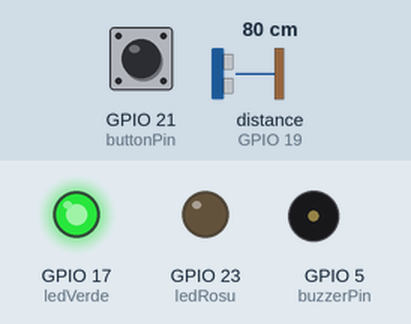
This sketch was run on a simulated ESP32. Shown: output pins drawn as LEDs (lit = HIGH), buzzer (waves = sounding). The test bench sets the inputs (shaded band); at power-on: GPIO 21 (buttonPin) HIGH, distance to the obstacle (sensor on GPIO 19) 80 cm. The echo pulse lasts 58.3 µs per cm; WiFi joins after 1.5 s; servers stay silent unless stated; not simulated (calls return 0 or success): secrets.h; pins used as bus, display or sensor lines are not drawn.

Above: at 3.0 s.
3.1 s: GPIO 21 (buttonPin) pulled LOW for 0.15 s
At 4.5 s:
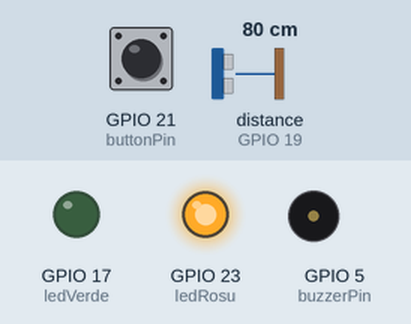
4.8 s: distance to the obstacle (sensor on GPIO 19) set to 22 cm
6.3 s: distance to the obstacle (sensor on GPIO 19) set to 19 cm
At 7.0 s:
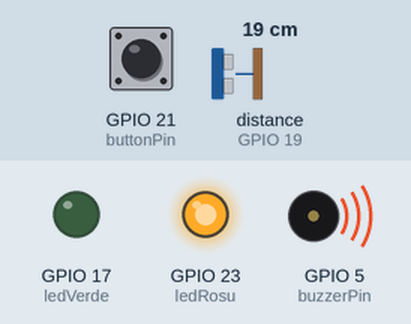
7.8 s: distance to the obstacle (sensor on GPIO 19) set to 35 cm
At 9.0 s:
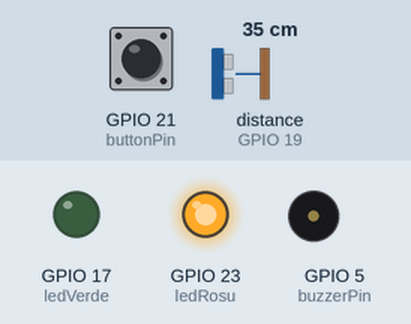
9.3 s: distance to the obstacle (sensor on GPIO 19) set to 2 cm
At 10.7 s:
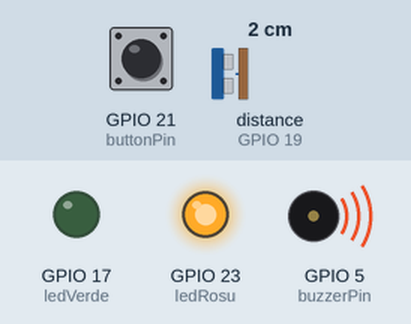
Timing chart, 0 to 11.8 s (numbered marks = the images above; inputs shaded):
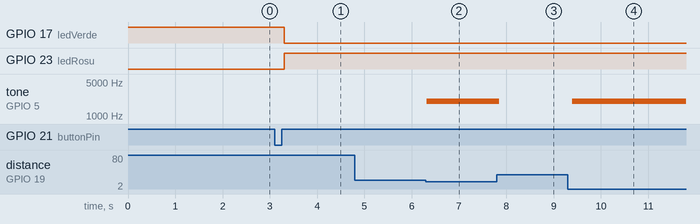

Measured:
- the behaviour switches between 21 and 20 cm on distance to the obstacle (sensor on GPIO 19) (found by bisection; images 1 and 2)
- after the input at 3.1 s, GPIO 17 (ledVerde): HIGH → LOW after 0.21 s; GPIO 23 (ledRosu): LOW → HIGH after 0.21 s
- after the input at 4.8 s, every drawn part: stays the same
- after the input at 6.3 s, tone on GPIO 5 (buzzerPin): silent → 2000 Hz at once
- after the input at 7.8 s, tone on GPIO 5 (buzzerPin): 2000 Hz → silent after 0.05 s
- after the input at 9.3 s, tone on GPIO 5 (buzzerPin): silent → 2000 Hz after 0.09 s

The sketch:

Proiect_led_senzordistanta_alarma_miscare_buzzerSItelefon.ino
```cpp
// secrets.h contine BLYNK_TEMPLATE_ID / NAME / AUTH_TOKEN si WIFI_SSID / WIFI_PASS.
// Trebuie inclus INAINTE de <BlynkSimpleEsp32.h> (Blynk citeste define-urile la include).
#include "secrets.h"

#include <WiFi.h>
#include <BlynkSimpleEsp32.h>

char auth[] = BLYNK_AUTH_TOKEN;
char ssid[] = WIFI_SSID;
char pass[] = WIFI_PASS;

int ledRosu = 23;
int ledVerde = 17;
int buzzerPin = 5;
int echoPin = 19;
int trigPin = 18;
float duration, distance;
bool alertaTrimisa = false;
int buttonPin = 21;
bool sistemArmat = false;
bool ultimaStareButon = HIGH;
void setup(){
  Serial.begin(115200);
  pinMode(ledRosu, OUTPUT);
  pinMode(ledVerde, OUTPUT);
  pinMode(buttonPin, INPUT_PULLUP);
  pinMode(trigPin, OUTPUT);
  pinMode(echoPin, INPUT);

  digitalWrite(ledVerde, HIGH);
  digitalWrite(ledRosu, LOW);
  Blynk.begin(auth, ssid, pass);

}

void loop() {
  Blynk.run();
  bool stareButonAcum = digitalRead(buttonPin);
  if(stareButonAcum == LOW && ultimaStareButon == HIGH)
  {
    sistemArmat = !sistemArmat;
    alertaTrimisa = false;
    delay(200);
  }
  if(sistemArmat)
    {
      digitalWrite(ledVerde, LOW);
      digitalWrite(ledRosu, HIGH);
      digitalWrite(trigPin, HIGH);
      delayMicroseconds(10);
      digitalWrite(trigPin, LOW);
      duration = pulseIn(echoPin, HIGH);
      distance = duration * 0.034/2;
      if (distance < 20)
      {
        tone(buzzerPin, 2000);
        if(alertaTrimisa == false)
        {
          Blynk.logEvent("esp32", "Atenție! Cineva este la ușă!");
          alertaTrimisa = true;
        }
      }
      else
      {
        noTone(buzzerPin);
        alertaTrimisa = false;
      }
    }
    else
    {
      digitalWrite(ledVerde, HIGH);
      digitalWrite(ledRosu, LOW);
      noTone(buzzerPin);
      alertaTrimisa = false;
    }
  ultimaStareButon = stareButonAcum;
  delay(100);
}
```
